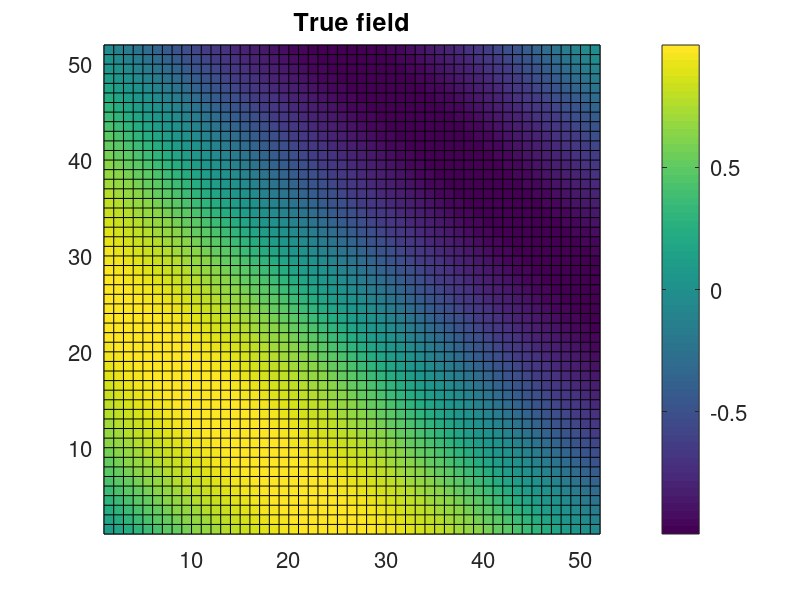
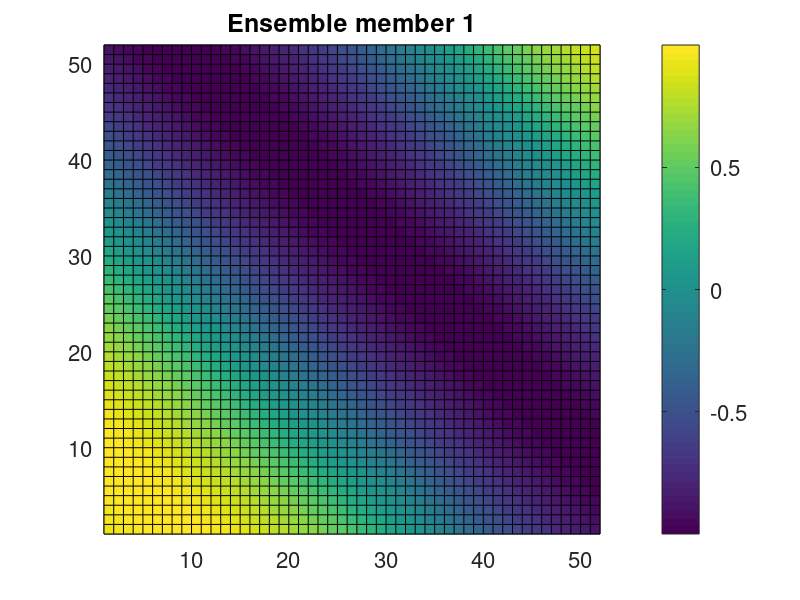
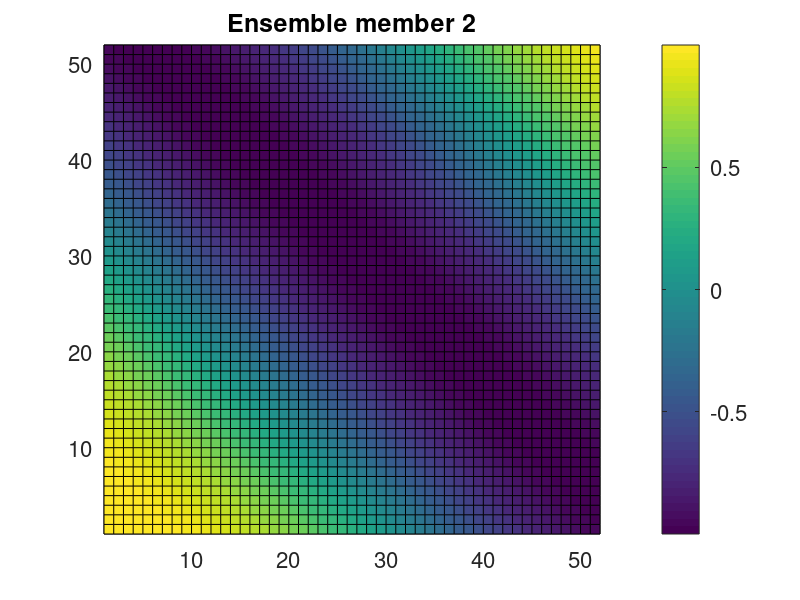
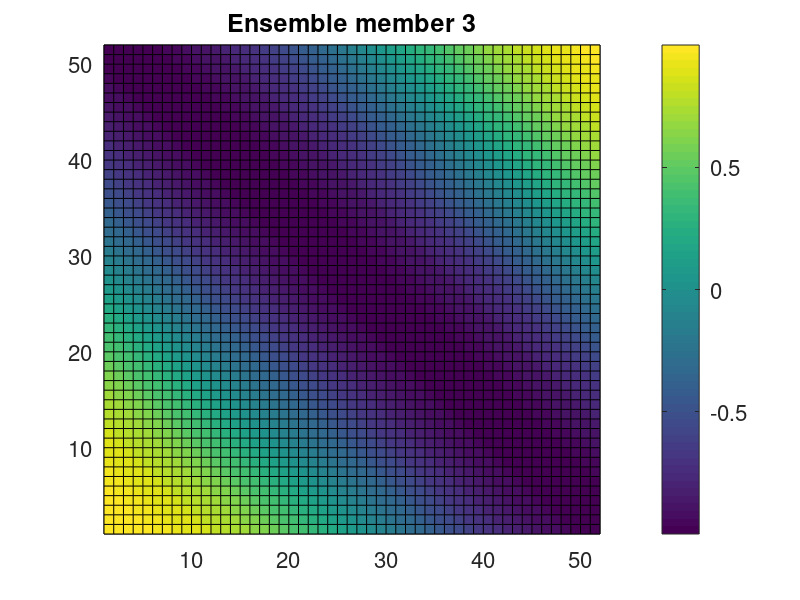

Reproduce these figures in MATLAB, in order.
% Script to generate files for the PDAF offline tutorial

dim_x = 51
dim_y = 51
dim_ens = 9
stddev_obs = 0.5
dxobs = 5;
dyobs = 4;


% True field
for j=1:dim_x
    for i=1:dim_y
        field(i,j) = sin(pi*(i/51+j/51));
    end
end


field_plot=zeros(dim_y+1, dim_x+1);
field_plot(1:dim_y,1:dim_x) = field;
figure
pcolor(field_plot)
set(gca,'fontsize',16)
cb=colorbar
set(cb,'fontsize',16)
title('True field','fontsize',18)


% Ensemble states
for k=1:dim_ens
    for j=1:dim_x
        for i=1:dim_y
            ens(i,j,k) = sin(pi*(i/51+j/51)+0.5*pi*(k+5)/dim_ens);
        end
    end
    figure
    field_plot=zeros(dim_y+1, dim_x+1);
    field_plot(1:dim_y,1:dim_x) = ens(:,:,k);
    pcolor(field_plot)
    set(gca,'fontsize',16)
    cb=colorbar
    set(cb,'fontsize',16)
    title(['Ensemble member ' num2str(k)],'fontsize',18)
end

figure
field_plot=zeros(dim_y+1, dim_x+1);
ensmean = mean(ens,3);
field_plot(1:dim_y,1:dim_x) = ensmean;
pcolor(field_plot)
set(gca,'fontsize',16)
cb=colorbar
set(cb,'fontsize',16)
title('Initial estimate (ensemble mean)','fontsize',18)

% Observations
obs_error = stddev_obs * randn(dim_y, dim_x);
full_obs = field + obs_error;

field_plot=zeros(dim_y+1, dim_x+1);
field_plot(1:dim_y,1:dim_x) = full_obs;
figure
pcolor(field_plot)
set(gca,'fontsize',16)
cb=colorbar
set(cb,'fontsize',16)
title('Disturbed true state','fontsize',18)

obs = zeros(dim_y, dim_x)-999;
for j=dxobs:dxobs:dim_x
    for i=dyobs:dyobs:dim_y
        obs(i,j) = full_obs(i,j);
    end
end

field_plot=zeros(dim_y+1, dim_x+1);
field_plot(1:dim_y,1:dim_x) = obs;
figure
pcolor(field_plot)
set(gca,'fontsize',16)
cb=colorbar
set(cb,'fontsize',16)
title(['28 Observations used for analysis'],'fontsize',18)
set(gca,'clim',[-3 3])


% Write files

% True field
fid = fopen('true.txt','w');
for i=1:dim_y
    fprintf(fid,'%14.8f',field(i,:));
    fprintf(fid,'\n')
end
fclose(fid)


% Observations
fid = fopen('obs.txt','w');
for i=1:dim_y
    fprintf(fid,'%14.6f',obs(i,:));
    fprintf(fid,'\n')
end
fclose(fid)

% Ensemble
for k=1:dim_ens
    fid = fopen(['ens_' num2str(k) '.txt'],'w');
    for i=1:dim_y
        fprintf(fid,'%14.8f',ens(i,:,k));
        fprintf(fid,'\n')
    end
    fclose(fid)
end


% Ensemble mean
fid = fopen('state_ini.txt','w');
for i=1:dim_y
    fprintf(fid,'%14.6f',ensmean(i,:));
    fprintf(fid,'\n')
end
fclose(fid)
